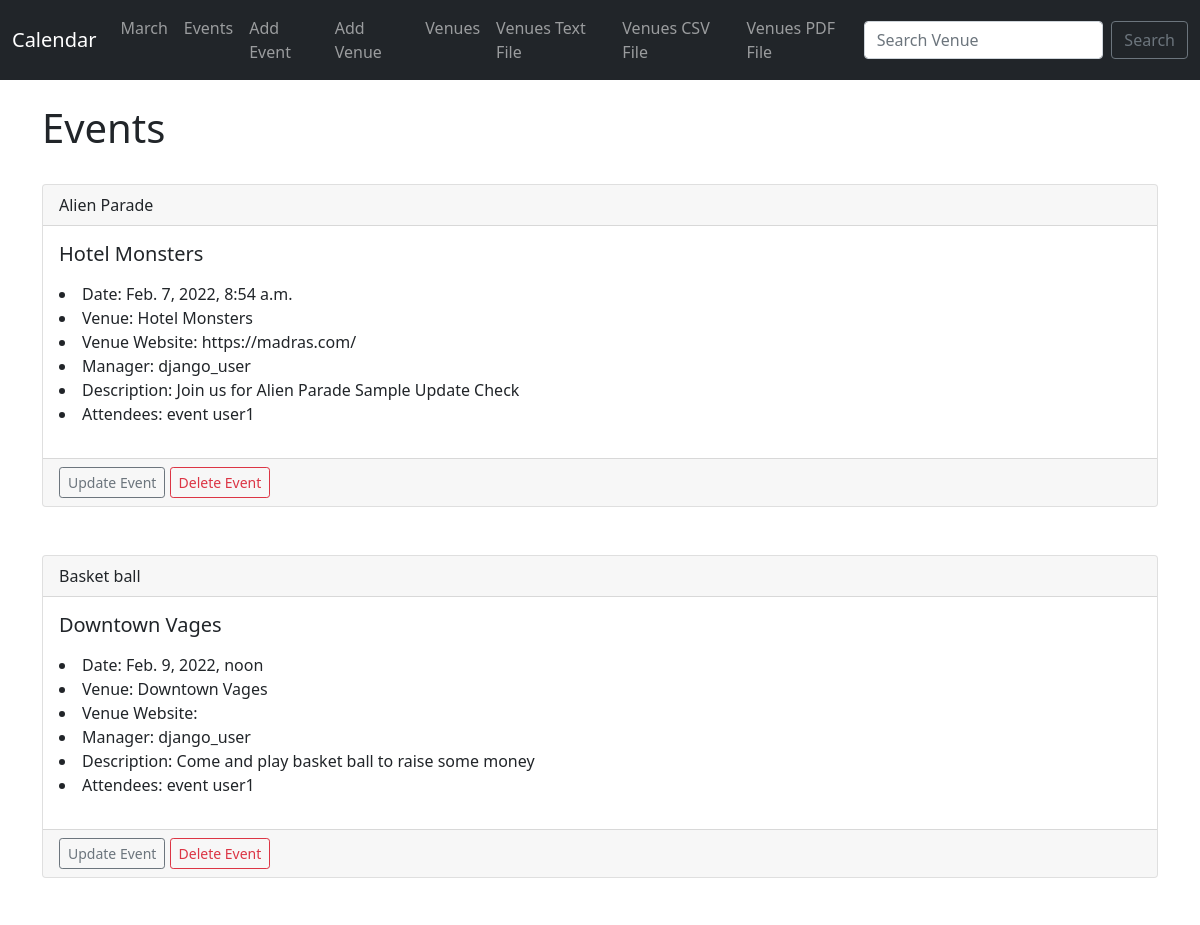
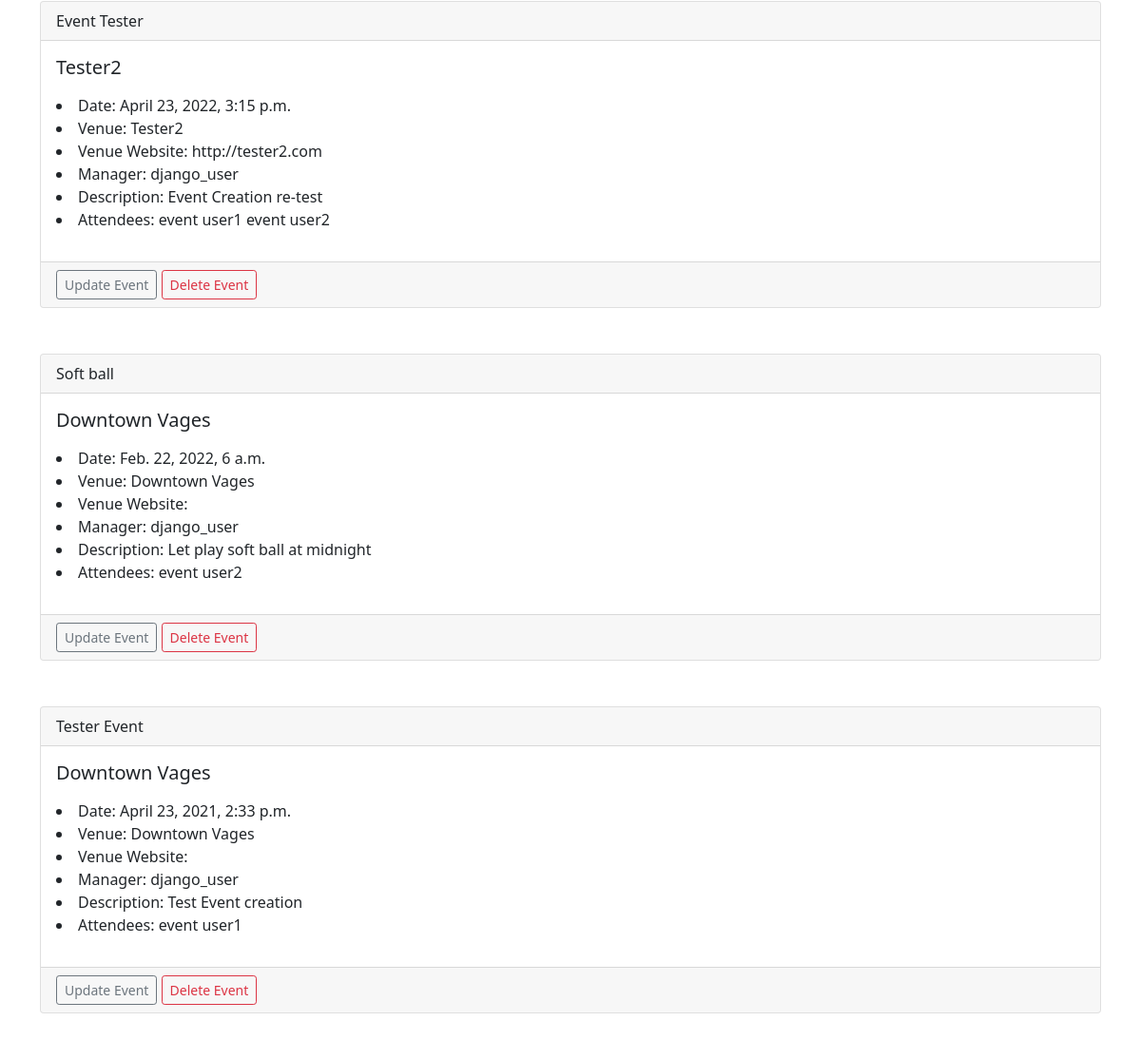
/events, run on an earlier commit of the app's database (2 pictures, top to bottom).
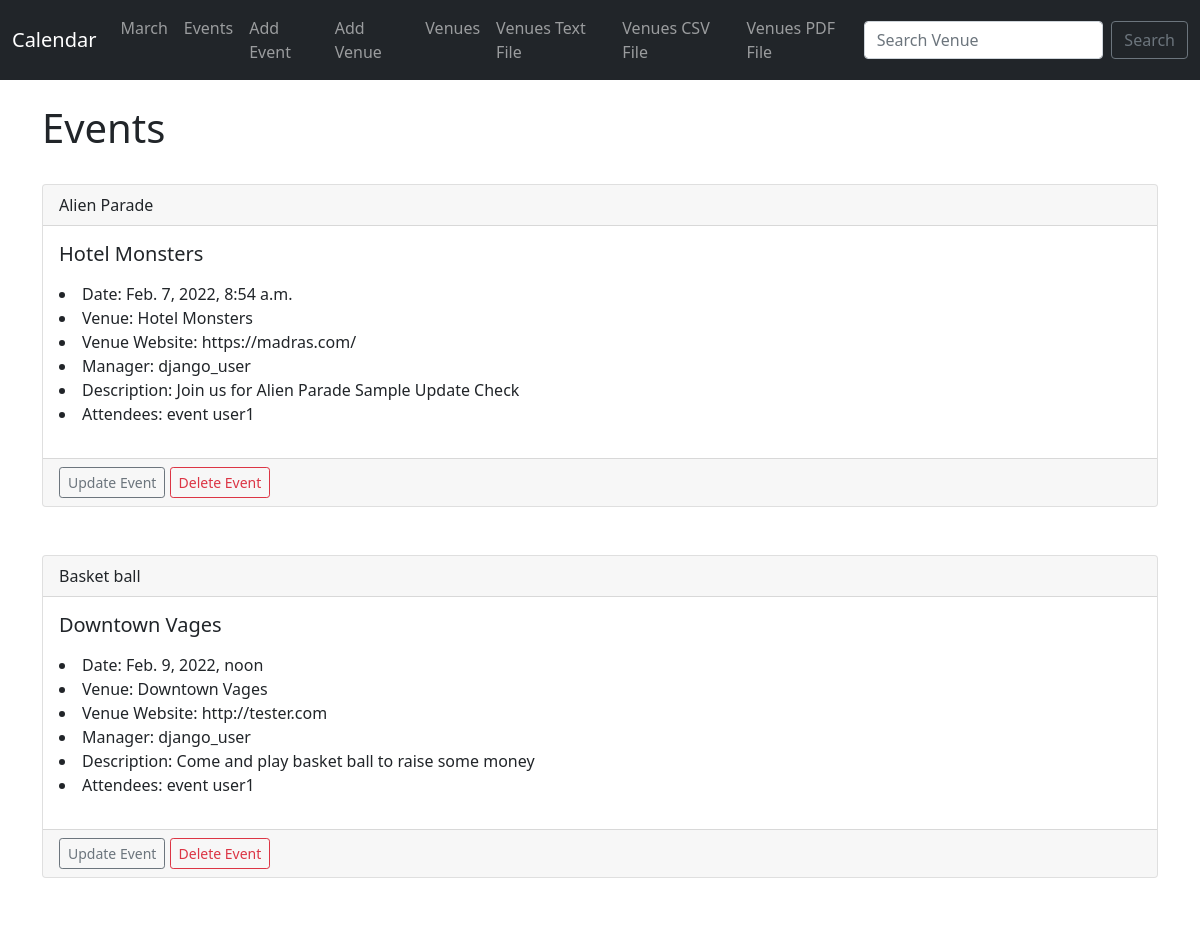
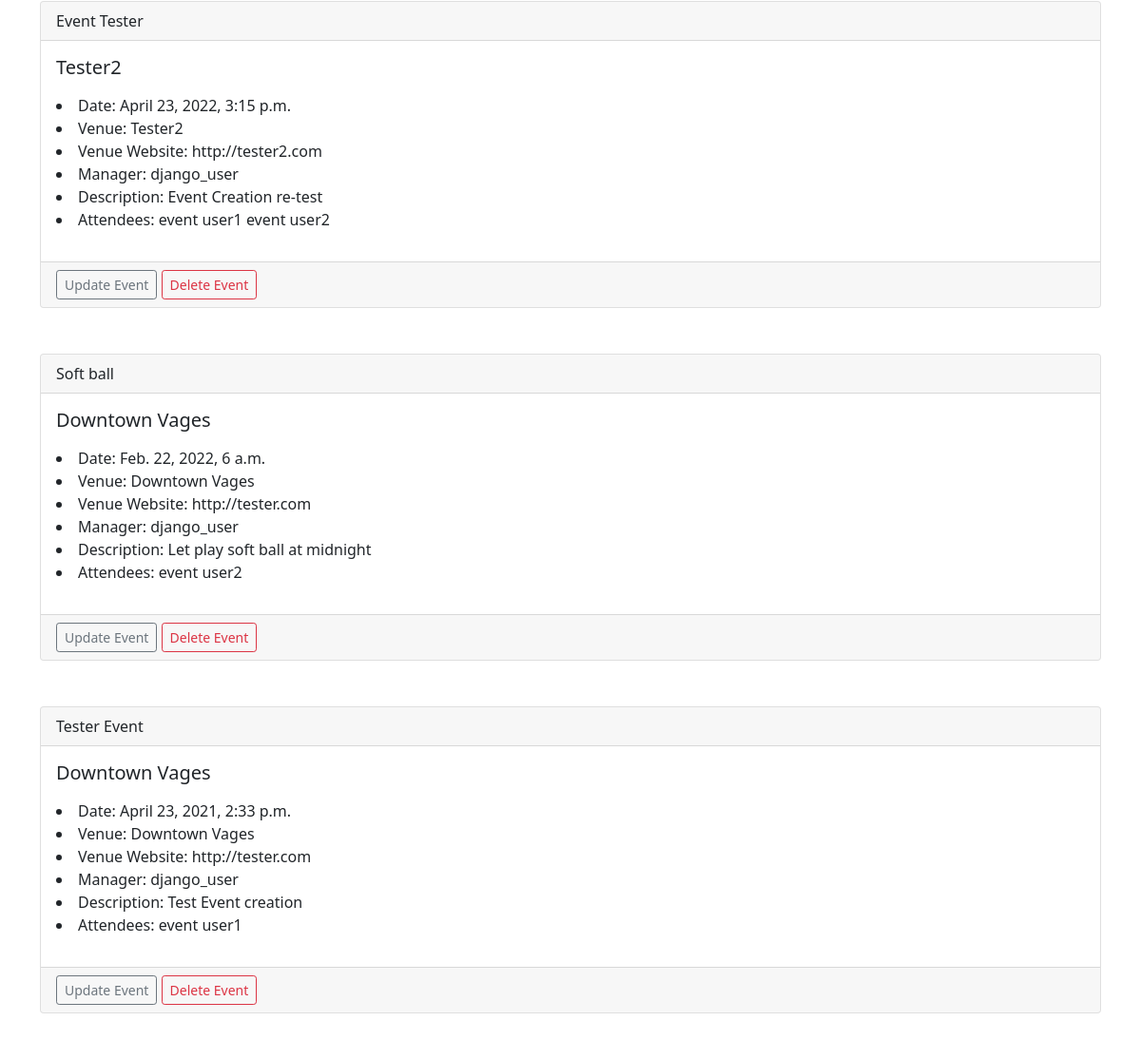
And on a later commit of the database (2 pictures, top to bottom).
### events/models.py (models this page shows)
class Event(models.Model):
    name = models.CharField('Event Name', max_length=122)
    event_date = models.DateTimeField('Event Date', )
    venue = models.ForeignKey(Venue, blank=True, null=True, on_delete=models.CASCADE)
    manager = models.ForeignKey(users, blank=True, null=True, on_delete=models.SET_NULL)
    description = models.TextField(blank = True)
    attendees = models.ManyToManyField(User, blank= True)
    def __str__(self):
        return self.name

class Venue(models.Model):
    name = models.CharField('Venue Name', max_length=122)
    address = models.CharField(max_length=300)
    zip_code = models.CharField('Zip Code', max_length=122)
    phone = models.CharField('Contact Phone', max_length=122, blank=True)
    web = models.URLField('Website Address', blank=True)
    email_address = models.EmailField('Email Address', blank=True)
    def __str__(self):
        return self.name

### events/views.py (the view)
# urls.py: path('events', views.all_events, name="list-events"),
def all_events(request):
    event_list = Event.objects.all().order_by('name')
    return render(request,
        "events/event_list.html",
        {
            "event_list": event_list
        })

### events/models.py (called while the page is built)
    def __str__(self):
        return self.first_name + ' ' + self.last_name

### events/templates/events/event_list.html
{% extends 'events/base.html' %}
{% block content %}
    <h1>Events</h1>
    <br>
    {% for event in event_list %}
    <div class="card">
        <div class="card-header">
            {{ event }}
        </div>
        <div class="card-body">
          <h5 class="card-title">{{ event.venue }}</h5>
          <p class="card-text">
            <li>Date: {{ event.event_date }}</li>
            <li>Venue: {{ event.venue }}</li>
            <li>Venue Website: {{ event.venue.web }}</li>
            <li>Manager: {{ event.manager }}</li>
            <li>Description: {{ event.description }}</li>
            <li>Attendees: {% for user in event.attendees.all %} {{ user }} {% endfor %} </li>
          </p>
        </div>
        <div class="card-footer text-muted">
          <a href="{% url 'update_event' event.id %}" class="btn btn-outline-secondary btn-sm">Update Event</a>
          <a href="{% url 'delete_event' event.id %}" class="btn btn-outline-danger btn-sm">Delete Event</a>
        </div>
      </div>
        <br><br>
    {% endfor %}
{% endblock%}

What changed in the data, as far as the page shows it:
changed through a linked row, Event "Basket ball": venue.web (not shown) → "http://tester.com"
changed through a linked row, Event "Soft ball": venue.web (not shown) → "http://tester.com"
changed through a linked row, Event "Tester Event": venue.web (not shown) → "http://tester.com"
